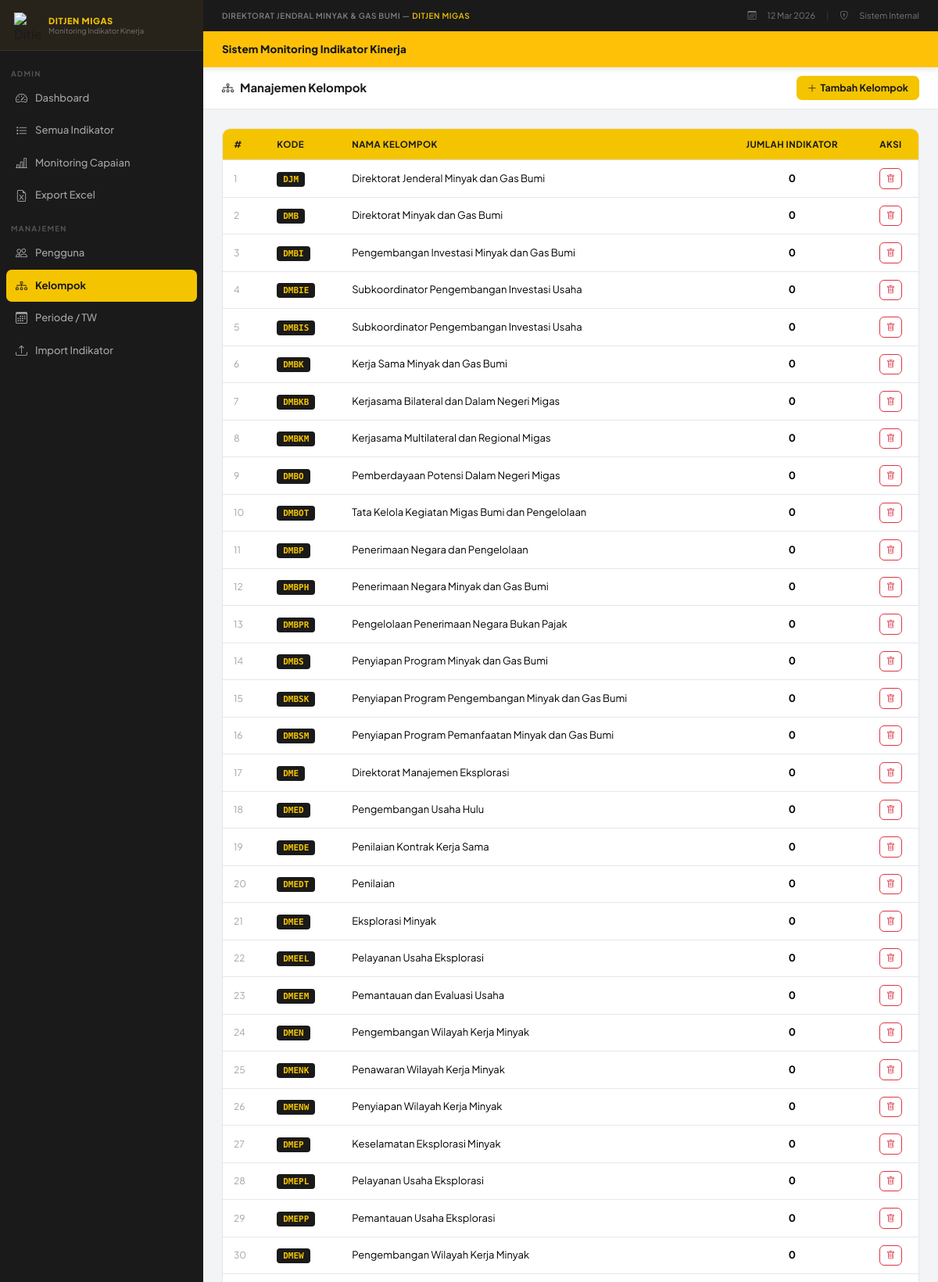
The app's page /admin/kelompok.php (signed in, upper part) with its own data.
### tables this page shows
CREATE TABLE kelompok (
    id INT AUTO_INCREMENT PRIMARY KEY,
    kode VARCHAR(10) NOT NULL UNIQUE,
    nama VARCHAR(255) NOT NULL,
    deskripsi TEXT,
    created_at TIMESTAMP DEFAULT CURRENT_TIMESTAMP
);

### admin/kelompok.php (the view, shortened to what this page needs)
<?php
$db = getDB();
$kelompoks = $db->query("SELECT k.*, COUNT(DISTINCT i.id) AS jml_indikator FROM kelompok k LEFT JOIN indikator i ON i.pic=k.kode GROUP BY k.id ORDER BY k.kode")->fetch_all(MYSQLI_ASSOC);
include __DIR__ . '/../includes/header.php';
?>
<?php include __DIR__ . '/../includes/sidebar.php'; ?>
<div class="main-wrapper">
    <div class="topbar">
        <span class="topbar-title"><i class="bi bi-diagram-3 me-2"></i>Manajemen Kelompok</span>
        <button class="btn-migas btn" data-bs-toggle="modal" data-bs-target="#addModal" style="font-size:12.5px;padding:6px 14px;">
            <i class="bi bi-plus-lg me-1"></i>Tambah Kelompok
        </button>
    </div>
    <div class="page-content">
        <div class="card-box">
            <div class="table-responsive">
                <table class="table data-table mb-0">
                    <thead>
                        <tr>
                            <th>#</th>
                            <th>Kode</th>
                            <th>Nama Kelompok</th>
                            <th class="text-center">Jumlah Indikator</th>
                            <th class="text-center">Aksi</th>
                        </tr>
                    </thead>
                    <tbody>
                        <?php foreach ($kelompoks as $i => $k): ?>
                        <tr>
                            <td style="color:#9CA3AF;font-size:12px;"><?= $i+1 ?></td>
                            <td><span class="badge-pic"><?= htmlspecialchars($k['kode']) ?></span></td>
                            <td style="font-size:13px;"><?= htmlspecialchars($k['nama']) ?></td>
                            <td class="text-center fw-bold"><?= $k['jml_indikator'] ?></td>
                            <td class="text-center">
                                <form method="POST" class="d-inline" onsubmit="return confirm('Hapus kelompok <?= $k['kode'] ?>?')">
                                    <button type="submit" class="btn btn-sm btn-outline-danger" style="font-size:11px;border-radius:6px;">
                                        <i class="bi bi-trash"></i>
                                    </button>
                                </form>
                            </td>
                        </tr>
                        <?php endforeach; ?>
                    </tbody>
                </table>
            </div>
        </div>
    </div>
</div>
<?php include __DIR__ . '/../includes/footer.php'; ?>

### includes/header.php (style rules this page uses)
:root { --migas-yellow: #F5C400; --migas-yellow-dark: #F5C400; --migas-yellow-light: #FFF8E8; --migas-black: #1A1A1A; --migas-gray: #6B7280; --migas-light: #F3F4F6; --migas-white: #FFFFFF; --migas-border: #E5E7EB; --sidebar-w: 260px; }
* { box-sizing: border-box; }
body { font-family: 'Plus Jakarta Sans', sans-serif; background: var(--migas-light); color: var(--migas-black); margin: 0; }
.main-wrapper { margin-left: var(--sidebar-w); min-height: 100vh; padding-top: 86px; }
.topbar { background: var(--migas-white); border-bottom: 1px solid var(--migas-border); padding: 0 24px; height: 54px; display: flex; align-items: center; justify-content: space-between; position: sticky; top: 86px; z-index: 50; }
.topbar-title { font-size: 15px; font-weight: 700; color: var(--migas-black); }
.page-content { padding: 24px; }
.data-table { font-size: 13px; }
.data-table th { background: var(--migas-yellow); color: var(--migas-black); font-weight: 700; font-size: 11.5px; text-transform: uppercase; letter-spacing: .04em; white-space: nowrap; vertical-align: middle; padding: 11px 14px; }
.data-table td { vertical-align: middle; padding: 10px 14px; border-bottom: 1px solid var(--migas-border); }
.card-box { background: var(--migas-white); border-radius: 10px; border: 1px solid var(--migas-border); overflow: hidden; }
.badge-pic { background: var(--migas-black); color: var(--migas-yellow); font-size: 11px; font-weight: 700; padding: 3px 8px; border-radius: 4px; font-family: 'DM Mono', monospace; }
.btn-migas { background: var(--migas-yellow); color: var(--migas-black); border: none; font-weight: 700; font-size: 13px; padding: 8px 18px; border-radius: 7px; transition: all .15s; }

### records on screen
kelompok: kode "DJM", nama "Direktorat Jenderal Minyak dan Gas Bumi", jml_indikator "0"
kelompok: kode "DMB", nama "Direktorat Minyak dan Gas Bumi", jml_indikator "0"
kelompok: kode "DMBI", nama "Pengembangan Investasi Minyak dan Gas Bumi", jml_indikator "0"
kelompok: kode "DMBIE", nama "Subkoordinator Pengembangan Investasi Usaha", jml_indikator "0"
kelompok: kode "DMBIS", nama "Subkoordinator Pengembangan Investasi Usaha", jml_indikator "0"
kelompok: kode "DMBK", nama "Kerja Sama Minyak dan Gas Bumi", jml_indikator "0"
kelompok: kode "DMBKB", nama "Kerjasama Bilateral dan Dalam Negeri Migas", jml_indikator "0"
kelompok: kode "DMBKM", nama "Kerjasama Multilateral dan Regional Migas", jml_indikator "0"
kelompok: kode "DMBO", nama "Pemberdayaan Potensi Dalam Negeri Migas", jml_indikator "0"
kelompok: kode "DMBOT", nama "Tata Kelola Kegiatan Migas Bumi dan Pengelolaan", jml_indikator "0"
kelompok: kode "DMBP", nama "Penerimaan Negara dan Pengelolaan", jml_indikator "0"
kelompok: kode "DMBPH", nama "Penerimaan Negara Minyak dan Gas Bumi", jml_indikator "0"
kelompok: kode "DMBPR", nama "Pengelolaan Penerimaan Negara Bukan Pajak", jml_indikator "0"
kelompok: kode "DMBS", nama "Penyiapan Program Minyak dan Gas Bumi", jml_indikator "0"
kelompok: kode "DMBSK", nama "Penyiapan Program Pengembangan Minyak dan Gas Bumi", jml_indikator "0"
kelompok: kode "DMBSM", nama "Penyiapan Program Pemanfaatan Minyak dan Gas Bumi", jml_indikator "0"
kelompok: kode "DME", nama "Direktorat Manajemen Eksplorasi", jml_indikator "0"
kelompok: kode "DMED", nama "Pengembangan Usaha Hulu", jml_indikator "0"
kelompok: kode "DMEDE", nama "Penilaian Kontrak Kerja Sama", jml_indikator "0"
kelompok: kode "DMEDT", nama "Penilaian", jml_indikator "0"
kelompok: kode "DMEE", nama "Eksplorasi Minyak", jml_indikator "0"
kelompok: kode "DMEEL", nama "Pelayanan Usaha Eksplorasi", jml_indikator "0"
kelompok: kode "DMEEM", nama "Pemantauan dan Evaluasi Usaha", jml_indikator "0"
kelompok: kode "DMEN", nama "Pengembangan Wilayah Kerja Minyak", jml_indikator "0"
kelompok: kode "DMENK", nama "Penawaran Wilayah Kerja Minyak", jml_indikator "0"
kelompok: kode "DMENW", nama "Penyiapan Wilayah Kerja Minyak", jml_indikator "0"
kelompok: kode "DMEP", nama "Keselamatan Eksplorasi Minyak", jml_indikator "0"
kelompok: kode "DMEPL", nama "Pelayanan Usaha Eksplorasi", jml_indikator "0"
kelompok: kode "DMEPP", nama "Pemantauan Usaha Eksplorasi", jml_indikator "0"
kelompok: kode "DMEW", nama "Pengembangan Wilayah Kerja Minyak", jml_indikator "0"

### other values on screen
$label "Dashboard Semua Indikator Monitoring Capaian Export Excel Pengguna Kelompok Periode / TW Import Indikator"
